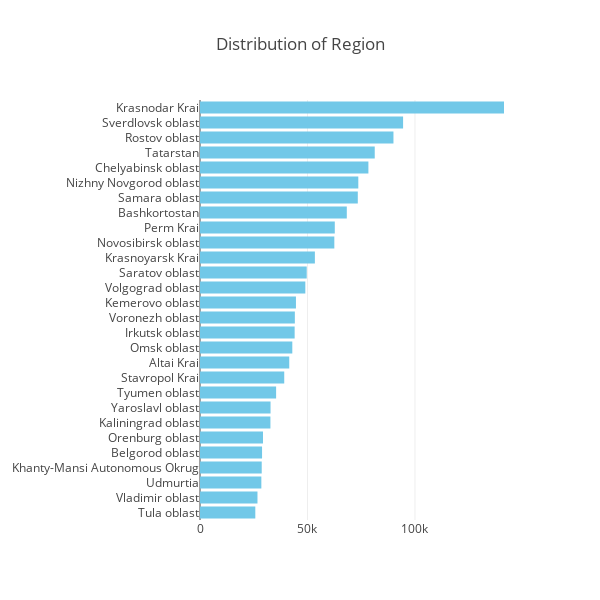

The code cell stored with this chart in its notebook:
### Markdown cell above
> - As also observed in the previous graph that items related to personal belongings are largely present in the dataset. Under these items, Clothing, Accessories, Children Apparels are very common. In total about 550K items are present in these top categories. 
> - Similar to clothing category, Shoes is another popular category of items present in the dataset, as child shoes and adult shoes items are high in number 
> - Avito also showcases a large number of advertisments related to child related items such as toys. 
> - Large number of ads on Avito about Apartments and its essential compontns such as furniture, interor designing can also be found. 
> - Categories such as plants, Tablets and e-books have relatively lower number of advertisments present on Avito. These might not be performing well on Avito

<a id="5-5"></a>
### 5.5 Which Region has highest number of items

### Code cell
_generate_bar_plot_hor(train_df, cols[2], "Distribution of Region", '#71c8e8', 600, 600, 200, limit=30)

### Figure 1 — Plotly figure (JSON) as saved in the notebook; plotly's stock layout.template omitted (floating-point values rounded to 4 significant figures)
{"data": [{"marker": {"color": "#71c8e8"}, "orientation": "h", "type": "bar", "x": [25733, 26741, 28537, 28709, 28868, 29303, 32756, 32814, 35411, 39187, 41520, 42939, 44030, 44116, 44635, 48998, 49645, 53442, 62486, 62704, 68291, 73407, 73643, 78339, 81284, 89995, 94475, 141416], "y": ["Tula oblast", "Vladimir oblast", "Udmurtia", "Khanty-Mansi Autonomous Okrug", "Belgorod oblast", "Orenburg oblast", "Kaliningrad oblast", "Yaroslavl oblast", "Tyumen oblast", "Stavropol Krai", "Altai Krai", "Omsk oblast", "Irkutsk oblast", "Voronezh oblast", "Kemerovo oblast", "Volgograd oblast", "Saratov oblast", "Krasnoyarsk Krai", "Novosibirsk oblast", "Perm Krai", "Bashkortostan", "Samara oblast", "Nizhny Novgorod oblast", "Chelyabinsk oblast", "Tatarstan", "Rostov oblast", "Sverdlovsk oblast", "Krasnodar Krai"]}], "layout": {"height": 600, "margin": {"l": 200}, "title": "Distribution of Region", "width": 600}}
